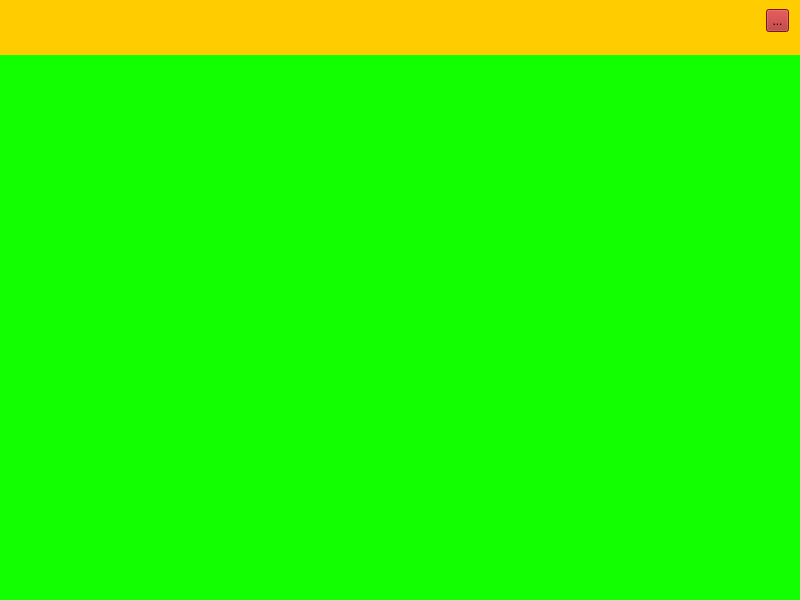
<?xml version="1.0" encoding="UTF-8"?>
<ui version="4.0">
 <class>Frame</class>
 <widget class="QFrame" name="Frame">
  <property name="geometry">
   <rect>
    <x>0</x>
    <y>0</y>
    <width>800</width>
    <height>600</height>
   </rect>
  </property>
  <property name="sizePolicy">
   <sizepolicy hsizetype="Expanding" vsizetype="Expanding">
    <horstretch>0</horstretch>
    <verstretch>0</verstretch>
   </sizepolicy>
  </property>
  <property name="styleSheet">
   <string>background-color: #00ccff;</string>
  </property>
  <layout class="QVBoxLayout" name="verticalLayout" stretch="1,10">
   <property name="spacing">
    <number>0</number>
   </property>
   <property name="margin" stdset="0">
    <number>0</number>
   </property>
   <item>
    <widget class="QFrame" name="menuOptionsFrame">
     <property name="styleSheet">
      <string>background-color: #ffcc00;</string>
     </property>
     <layout class="QHBoxLayout" name="horizontalLayout">
      <item>
       <spacer name="horizontalSpacer">
        <property name="orientation">
         <enum>Qt::Orientation::Horizontal</enum>
        </property>
        <property name="sizeType">
         <enum>QSizePolicy::Policy::Expanding</enum>
        </property>
        <property name="sizeHint" stdset="0">
         <size>
          <width>0</width>
          <height>0</height>
         </size>
        </property>
       </spacer>
      </item>
      <item>
       <widget class="SquareLayoutWidget" name="menuOptionsRight" native="true">
        <property name="minimumSize">
         <size>
          <width>25</width>
          <height>25</height>
         </size>
        </property>
        <property name="layoutDirection">
         <enum>Qt::LayoutDirection::RightToLeft</enum>
        </property>
        <widget class="QToolButton" name="toolButton">
         <property name="geometry">
          <rect>
           <x>0</x>
           <y>0</y>
           <width>23</width>
           <height>23</height>
          </rect>
         </property>
         <property name="sizePolicy">
          <sizepolicy hsizetype="Minimum" vsizetype="Minimum">
           <horstretch>0</horstretch>
           <verstretch>0</verstretch>
          </sizepolicy>
         </property>
         <property name="styleSheet">
          <string>background-color: #aa2222;</string>
         </property>
         <property name="text">
          <string>...</string>
         </property>
        </widget>
       </widget>
      </item>
     </layout>
    </widget>
   </item>
   <item>
    <widget class="QFrame" name="menuDetailFrame">
     <property name="styleSheet">
      <string>background-color:rgb(17, 255, 0);</string>
     </property>
     <layout class="QFormLayout" name="formLayout"/>
    </widget>
   </item>
  </layout>
 </widget>
 <customwidgets>
  <customwidget>
   <class>SquareLayoutWidget</class>
   <extends>QWidget</extends>
   <header>SquareLayoutWidget.h</header>
   <container>1</container>
  </customwidget>
 </customwidgets>
 <resources/>
 <connections/>
</ui>
